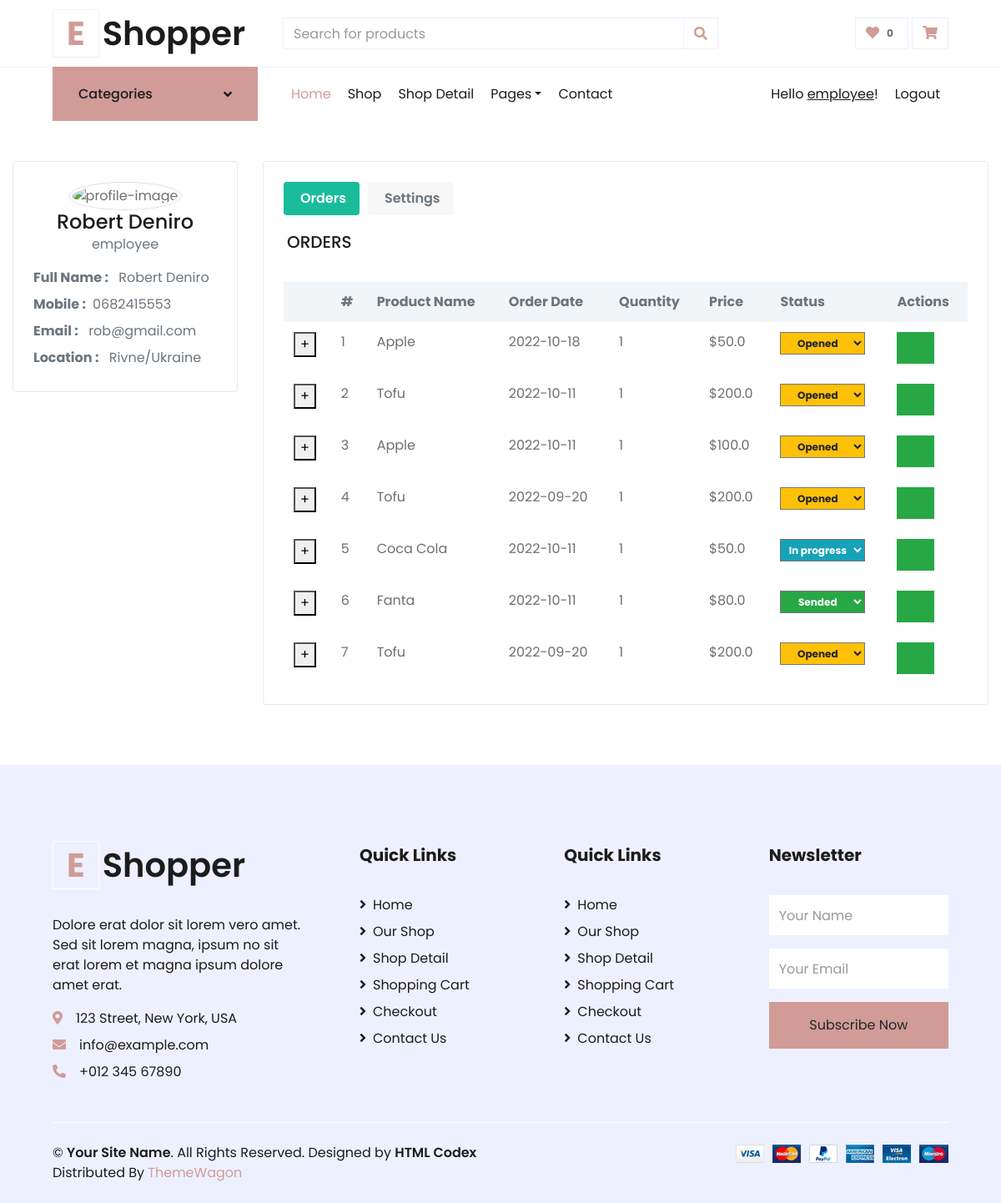
Before: /profile/ (signed in) with the older database file.
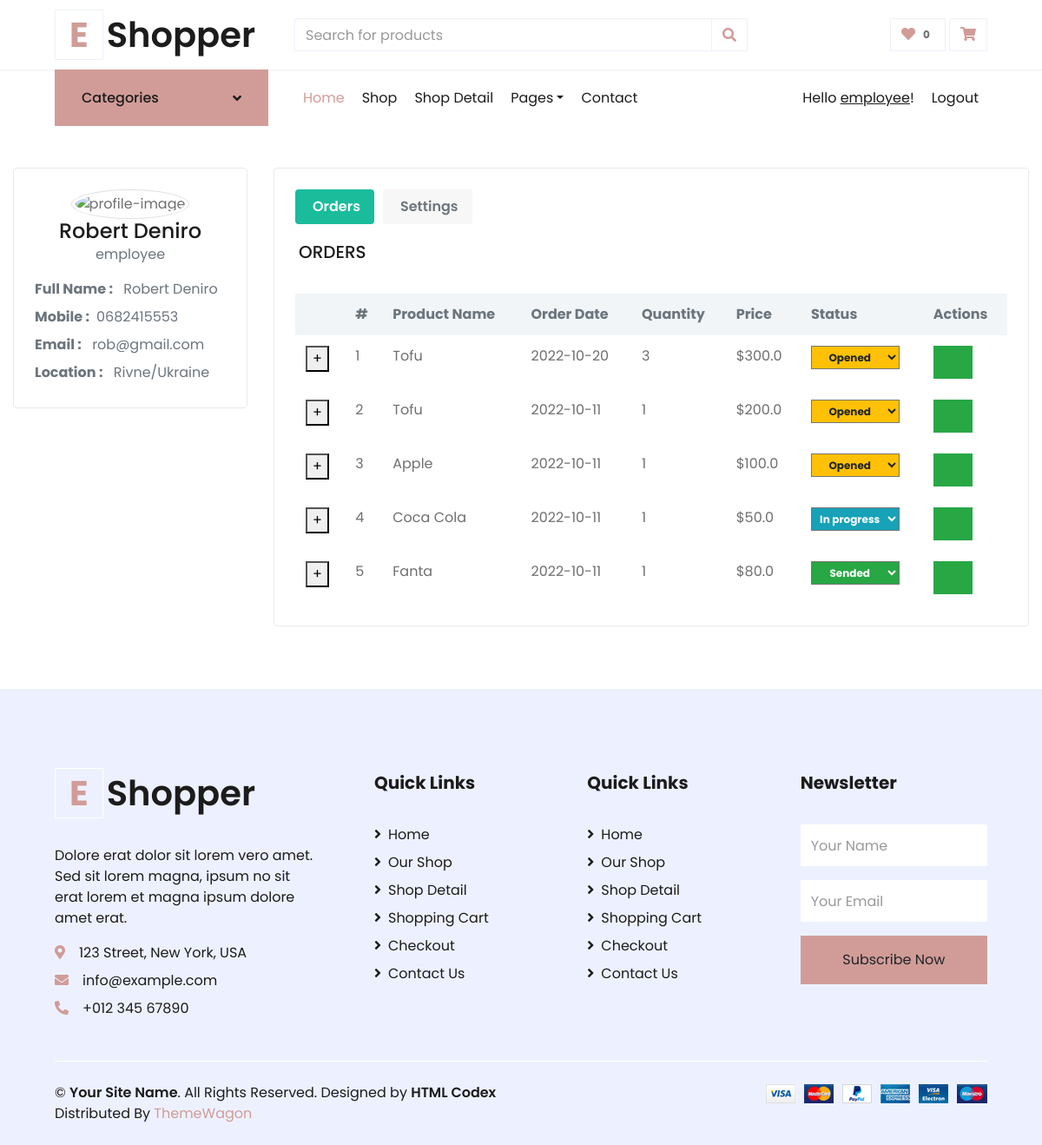
After: the same page with the newer database file.
### shop/models.py (models this page shows, shortened)
class Product(models.Model):
    product_name = models.CharField(max_length=30)
    unit_price = models.DecimalField(max_digits=10, decimal_places=2)
    old_price = models.DecimalField(max_digits=10, decimal_places=2, default=0)
    country = models.ForeignKey(Country, on_delete=models.DO_NOTHING)
    product_category = models.ForeignKey(ProductCategory, on_delete=models.DO_NOTHING)
    details = models.TextField(max_length=500, blank=True)
    description = models.TextField(max_length=2000, blank=True)
    rating = models.IntegerField(default=0)
    photo = models.ImageField(upload_to='products/', blank=True)
    class Meta:
        verbose_name = "Product"
        verbose_name_plural = "Products"

class Order(models.Model):
    employee = models.ForeignKey(Employee, on_delete=models.DO_NOTHING, null=True, default=None, blank=True)
    customer = models.ForeignKey(Customer, on_delete=models.DO_NOTHING)
    city = models.ForeignKey(City, on_delete=models.DO_NOTHING)
    date_of_order = models.DateTimeField(default=timezone.now)
    product = models.ForeignKey(Product, on_delete=models.DO_NOTHING)
    price = models.DecimalField(max_digits=10, decimal_places=1)
    quantity = models.IntegerField(default=1)
    status = models.CharField(max_length=15, choices=STATUS_CHOICES, default='opened')
    class Meta:
        verbose_name = "Order"
        verbose_name_plural = "Orders"
    def obj_to_dict(self):
        return {
            "pk": self.pk,
            "date_of_order": self.date_of_order.strftime("%Y-%m-%d"),
            "product": self.product.product_name,
            "price": float(self.price),
            "quantity": self.quantity,
            "status": self.status
        }

### user_profile/views.py (the view)
# urls.py: path('profile/', include(('user_profile.urls', 'profile'), namespace='profile')),
def profile(request):
    user = ''
    profile = ''
    address = ''
    city = ''
    country = ''
    date_of_birth = ''
    orders = []
    user = request.user
    group = list(user.groups.values_list('name',flat = True))[0]
    if user.is_active:
        profile = Profile.objects.filter(user=user).first()
        address = profile.address
        city = address.city
        country = Country.objects.filter(pk=city.country.id).first()
        date_of_birth = profile.date_of_birth.strftime("%Y-%m-%d")
        if group == "customer":
            customer = Customer.objects.filter(profile=profile).first()
            orders = Order.objects.filter(customer=customer).order_by("-date_of_order").all()
            orders = [item.obj_to_dict() for item in orders]
        elif group == "employee":
            employee = Employee.objects.filter(profile=profile).first()
            employee_orders = Order.objects.filter(employee=employee).order_by("-date_of_order").all()
            opened_orders = Order.objects.filter(status='opened').order_by("-date_of_order").all()
            orders = [item.obj_to_dict() for item in opened_orders] + [item.obj_to_dict() for item in employee_orders]
    else:
        return redirect('myauth:login')
    return render(request, 'user_profile/profile.html', {"user":user,
                                                        "group":group,
                                                        "address":address,
                                                        "city":city,
                                                        "profile":profile,
                                                        "country":country,
                                                        "date_of_birth":date_of_birth,
                                                        "orders":orders})

### user_profile/templates/user_profile/profile.html (shortened to what the changed rows need)
{% extends 'base.html' %}
{% load static %}
{% block css_styles %}
<link rel="stylesheet" href="https://cdnjs.cloudflare.com/ajax/libs/MaterialDesign-Webfont/5.3.45/css/materialdesignicons.css" />
<link rel="stylesheet" href="https://cdnjs.cloudflare.com/ajax/libs/font-awesome/5.13.1/css/all.min.css" />
<link href="{% static 'css/profile.css' %}" rel="stylesheet">
{% endblock %}
    {% block content %}
    <div class="container-fluid">
    <div class="row">
        <div class="col-lg-9 col-xl-9">
            <div class="card-box">
                <div class="tab-content">
                    <div class="tab-pane show active" id="orders">
                        <div class="table-responsive">
                            <table class="table table-borderless mb-0">
                                <thead class="thead-light">
                                    <tr>
                                        {% if group == 'employee' %}
                                        <th></th>
                                        {% endif %}
                                        <th>#</th>
                                        <th>Product Name</th>
                                        <th>Order Date</th>
                                        <th>Quantity</th>
                                        <th>Price</th>
                                        <th>Status</th>
                                        <th>Actions</th>
                                    </tr>
                                </thead>
                                <tbody>
                                    {% for order in orders %}
                                    <tr>
                                        {% if group == 'employee' %}
                                        <td><button class="customer_data" data-orderid="{{order.pk}}">+</button></td>
                                        {% endif %}
                                        <td>{{forloop.counter}}</td>
                                        <td>{{order.product}}</td>
                                        <td>{{order.date_of_order}}</td>
                                        <td data-name="quantity" data-quantity="{{order.quantity}}">{{order.quantity}}</td>
                                        <td data-name="price" data-price="${{order.price}}">${{order.price}}</td>
                                        <td data-name="status">
                                        {% if group == 'customer' %}
                                            <span class="badge status_{{order.status}}">{{order.status}}</span>
                                        {% elif group == 'employee' %}
                                            <select name="status" class="status badge status_{{order.status}}" >
                                                <option value="opened" {% if order.status == "opened" %}selected{% endif %}>Opened</option>
                                                <option value="in_progress" {% if order.status == "in_progress" %}selected{% endif %}>In progress</option>
                                                <option value="sended" {% if order.status == "sended" %}selected{% endif %}>Sended</option>
                                            </select>
                                        {% endif %}
                                        </td>
                                        <td data-name="actions">
                                        {% if group == 'customer' %}
                                            {% if order.status == 'opened' %}
                                            <button class="btn btn-warning activebtn"><i class="mdi mdi-cart-arrow-down mr-1" data-toggle="tooltip" data-placement="top" title="Edit order"></i></button>
                                            <button class="btn btn-success" style="display: none;"><i class="mdi mdi-cart-plus mr-1" data-toggle="tooltip" data-placement="top" title="Change order"></i></button>
                                            <button class="btn btn-danger" style="display: none;"><i class="mdi mdi-cart-minus mr-1" data-toggle="tooltip" data-placement="top" title="Cancel edit"></i></button>
                                            {% endif %}
                                            {% if order.status == 'opened' or order.status == 'closed' %}
                                            <button class="btn btn-danger activebtn"><i class="mdi mdi-cart-remove mr-1" data-toggle="tooltip" data-placement="top" title="Remove order" data-orderid="{{order.pk}}"></i></button>
                                            {% endif %}
                                        {% elif group == 'employee' %}
                                            <button class="btn btn-success activebtn"><i class="mdi mdi-cart-arrow-right mr-1" data-toggle="tooltip" data-placement="top" title="Edit status" data-orderid="{{order.pk}}"></i></button>
                                        {% endif %}
                                        </td>
                                    </tr>
                                    {% endfor %}
                                </tbody>
                            </table>
                        </div>
                    </div>
                </div>
            </div>
        </div>
    </div>
    </div>
    {% endblock %}

Changed rows visible on the page:
removed Order: status "Opened" "Opened"
Other visible differences:
new list line: "+ 1 2022-10-20 3 $ 300.0"
new list line: "Tofu"
list line gone: "+ 1 2022-10-18 1 $ 50.0"
list line gone: "Apple"
list line gone: "+ 4 2022-09-20 1 $ 200.0"
list line gone: "Tofu"
list line gone: "+ 7 2022-09-20 1 $ 200.0"
